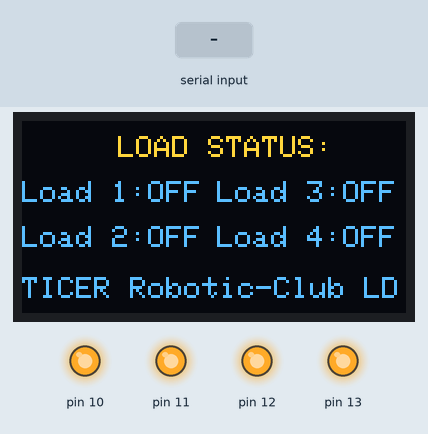
The sketch below on a simulated Arduino Uno, built with avr-gcc and run on an emulated ATmega328P. Parts: 128×64 one-colour display, output pins drawn as LEDs (lit = HIGH). The test bench sets the inputs (shaded band). The OLED is the two-colour kind (top 16 rows yellow); what the sketch prints to the serial monitor is not drawn.

Above: at 7.3 s.
7.4 s: "a\n" received over Serial
At 8.6 s:
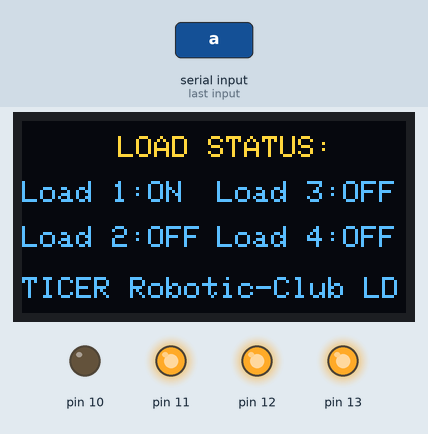
8.9 s: "b\n" received over Serial
At 9.8 s:
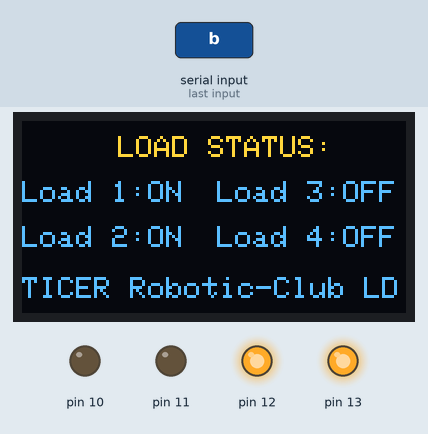
10.4 s: "A\n" received over Serial
At 11.0 s:
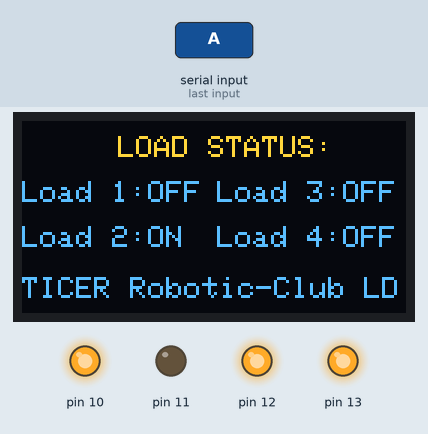
11.9 s: "c\n" received over Serial
At 13.1 s:
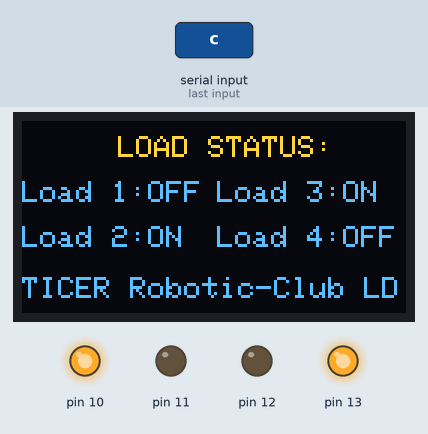
13.4 s: "B\n" received over Serial
At 14.5 s:
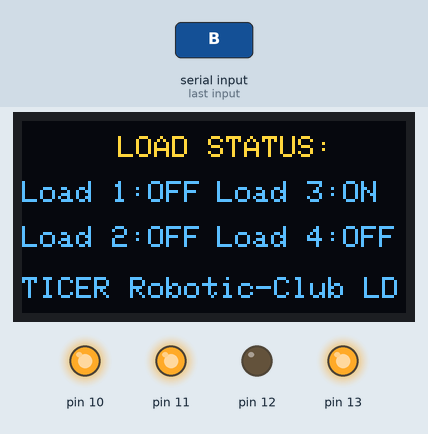
14.9 s: "d\n" received over Serial
At 15.6 s:
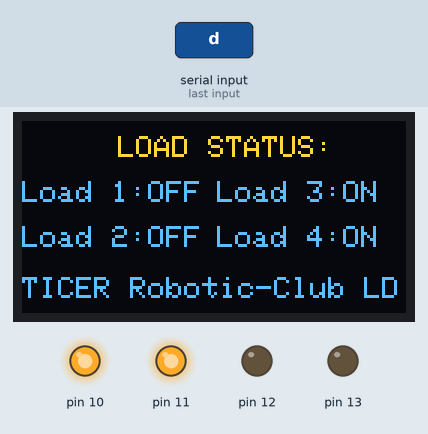
Timing chart, 0 to 17.4 s (numbered marks = the images above; inputs shaded):
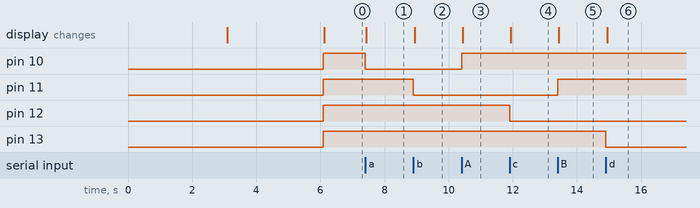

The sketch:

Oled_BT_Based_Home_Automation.ino
```cpp
#include <Adafruit_GFX.h>
#include <Adafruit_SSD1306.h>

#define SCREEN_I2C_ADDR 0x3C
#define OLED_RST_PIN -1

String inputString = "";
Adafruit_SSD1306 display(128, 64, &Wire, OLED_RST_PIN);

// Track the state of each load
bool load1 = false;
bool load2 = false;
bool load3 = false;
bool load4 = false;

void setup() {
  display.begin(SSD1306_SWITCHCAPVCC, SCREEN_I2C_ADDR);
  Serial.begin(9600);

  // Initialize the OLED display
  display.clearDisplay();
  display.setTextSize(2);
  display.setTextColor(WHITE);
    display.setCursor(0, 0);
  display.println("SMART");
  display.setCursor(0, 25);
  display.println("HOME");
  display.setCursor(0, 45);
  display.println("Automation");
  display.display();
  delay(3000);

  display.clearDisplay();
  display.setTextColor(WHITE);
  display.setCursor(0, 0);
  display.println("@TICER");
  display.setCursor(0, 20);
  display.println("ROBOTICS");
  display.setCursor(0, 40);
  display.println("CLUB LDN");
  display.display();
  delay(3000);


  // Initialize pins for loads
  pinMode(10, OUTPUT);
  pinMode(11, OUTPUT);
  pinMode(12, OUTPUT);
  pinMode(13, OUTPUT);

  digitalWrite(10, HIGH);
  digitalWrite(11, HIGH);
  digitalWrite(12, HIGH);
  digitalWrite(13, HIGH);

  // Display initial load statuses
  updateDisplay();
}

void loop() {
  if (Serial.available()) {
    inputString = Serial.readStringUntil('\n'); // Read input until newline character
    inputString.trim();                        // Remove whitespace and newline

    Serial.println("Received: " + inputString);

    // Update load states based on commands
    if (inputString == "a") {
      load1 = true;
      digitalWrite(10, LOW);
    } else if (inputString == "A") {
      load1 = false;
      digitalWrite(10, HIGH);
    } else if (inputString == "b") {
      load2 = true;
      digitalWrite(11, LOW);
    } else if (inputString == "B") {
      load2 = false;
      digitalWrite(11, HIGH);
    } else if (inputString == "c") {
      load3 = true;
      digitalWrite(12, LOW);
    } else if (inputString == "C") {
      load3 = false;
      digitalWrite(12, HIGH);
    } else if (inputString == "d") {
      load4 = true;
      digitalWrite(13, LOW);
    } else if (inputString == "D") {
      load4 = false;
      digitalWrite(13, HIGH);
    }

    // Update the OLED display with the new statuses
    updateDisplay();
    inputString = "";
  }
}

void updateDisplay() {
  display.clearDisplay();
  display.setTextSize(1);
  display.setCursor(32, 5);
  display.println("LOAD STATUS:");

  // Display the status of each load
  display.setCursor(0, 20);
  display.print("Load 1:");
  display.println(load1 ? "ON" : "OFF");

  display.setCursor(0, 35);
  display.print("Load 2:");
  display.println(load2 ? "ON" : "OFF");

  display.setCursor(65, 20);
  display.print("Load 3:");
  display.println(load3 ? "ON" : "OFF");

  display.setCursor(65, 35);
  display.print("Load 4:");
  display.println(load4 ? "ON" : "OFF");

  display.setCursor(0, 52);
  display.println("TICER Robotic-Club LD");
  display.display();
}
```

Measured:
- after the input at 7.4 s, pin 10: HIGH → LOW at once; the display: changes at once (image 1)
- after the input at 8.9 s, pin 11: HIGH → LOW at once; the display: changes at once (image 2)
- after the input at 10.4 s, pin 10: LOW → HIGH at once; the display: changes at once (image 3)
- after the input at 11.9 s, pin 12: HIGH → LOW at once; the display: changes at once (image 4)
- after the input at 13.4 s, pin 11: LOW → HIGH at once; the display: changes at once (image 5)
- after the input at 14.9 s, pin 13: HIGH → LOW at once; the display: changes at once (image 6)
